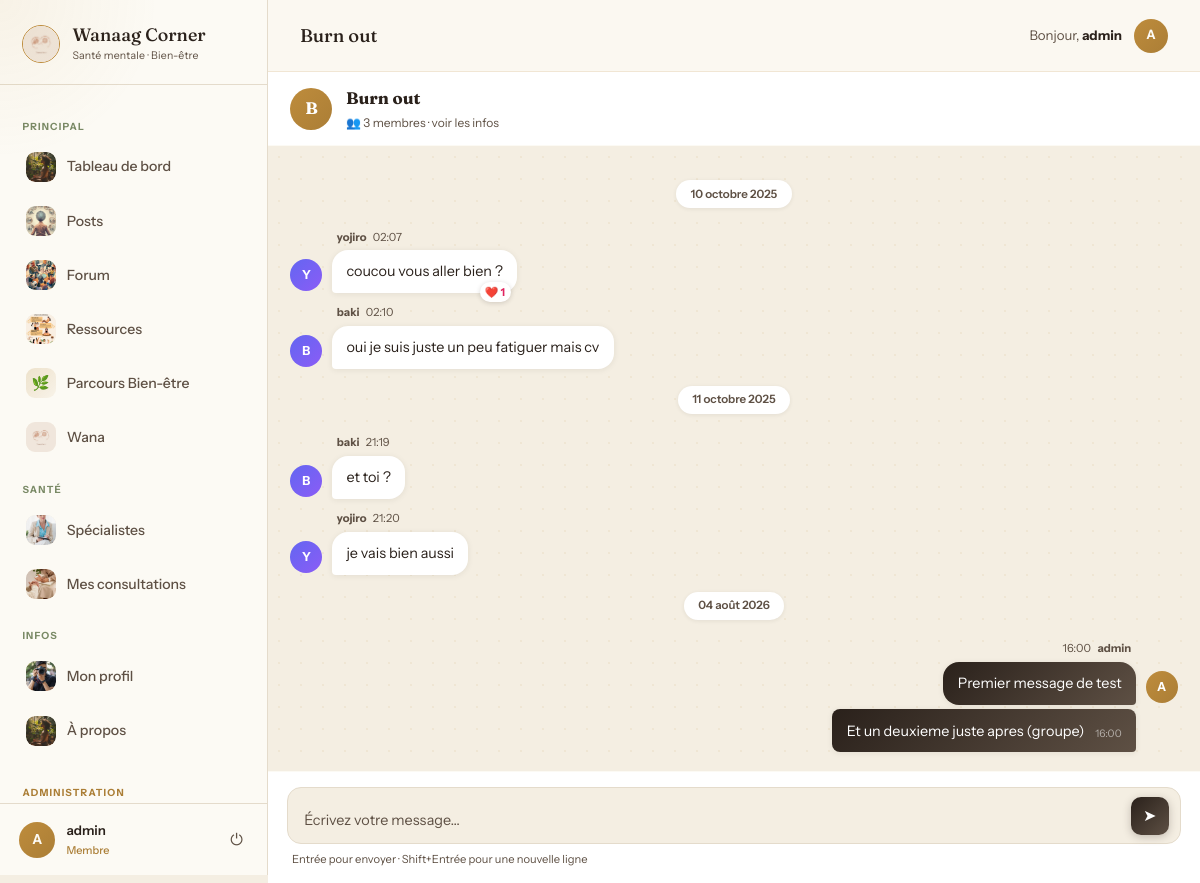
Screenshot of /forum/group/1/ (signed in) with the database file from the repository.
### application/models.py (models this page shows, shortened)
class CustomUser(AbstractUser):
    pseudonyme = models.CharField(max_length=50, unique=True)
    email = models.EmailField(unique=True)
    photo = models.ImageField(upload_to='profiles/', blank=True, null=True, verbose_name="Photo de profil")
    bio = models.TextField(blank=True, max_length=300, verbose_name="Bio")
    USERNAME_FIELD = 'email'
    REQUIRED_FIELDS = ['username', 'pseudonyme']
    class Meta:
        verbose_name = 'Utilisateur'
        verbose_name_plural = 'Utilisateurs'

class ForumGroup(models.Model):
    CATEGORY_CHOICES = [
        ('anxiete', '💭 Anxiété'),
        ('depression', '💙 Dépression'),
        ('meditation', '🧘 Méditation'),
        ('famille', '👨‍👩‍👧‍👦 Famille'),
        ('developpement', '🌱 Développement personnel'),
        ('stress', '⚡ Stress & Burn-out'),
        ('trauma', '🛡️ Trauma & PTSD'),
        ('sommeil', '🌙 Troubles du sommeil'),
        ('relations', '💞 Relations & Amour'),
        ('deuil', '🕊️ Deuil & Perte'),
        ('confiance', '⭐ Confiance en soi'),
        ('addiction', '🔗 Addictions'),
        ('colere', '🔥 Gestion de la colère'),
        ('solitude', '🫂 Solitude & Isolement'),
        ('identite', '🌍 Identité & Culture'),
        ('jeunes', '🎓 Santé mentale des jeunes'),
        ('spiritualite', '✨ Spiritualité & Foi'),
        ('alimentation', '🥗 Alimentation & Image du corps'),
    ]
    name = models.CharField(max_length=200, verbose_name="Nom du groupe")
    description = models.TextField(verbose_name="Description")
    category = models.CharField(max_length=50, choices=CATEGORY_CHOICES)
    creator = models.ForeignKey(settings.AUTH_USER_MODEL, on_delete=models.CASCADE, related_name='created_groups')
    members = models.ManyToManyField(settings.AUTH_USER_MODEL, related_name='joined_groups', blank=True)
    created_at = models.DateTimeField(auto_now_add=True)
    is_private = models.BooleanField(default=False)
    class Meta:
        ordering = ['-created_at']
        verbose_name = "Groupe de discussion"
        verbose_name_plural = "Groupes de discussion"

class GroupMessage(models.Model):
    group = models.ForeignKey(ForumGroup, on_delete=models.CASCADE, related_name='messages')
    sender = models.ForeignKey(settings.AUTH_USER_MODEL, on_delete=models.CASCADE)
    content = models.TextField(verbose_name="Message")
    created_at = models.DateTimeField(auto_now_add=True)
    is_deleted = models.BooleanField(default=False)
    likes = models.ManyToManyField(settings.AUTH_USER_MODEL, related_name='liked_messages', blank=True)
    class Meta:
        ordering = ['created_at']
        verbose_name = "Message"
        verbose_name_plural = "Messages"

### application/views.py (the view)
# urls.py: path('forum/group/<int:group_id>/', views.group_chat, name='group_chat'),
@login_required
def group_chat(request, group_id):
    group = get_object_or_404(ForumGroup, id=group_id)
    if request.user not in group.members.all():
        return redirect('forum_home')
    messages_list = list(
        group.messages.filter(is_deleted=False)
        .select_related('sender').prefetch_related('likes')
        .order_by('created_at')
    )
    today = timezone.localdate()
    yesterday = today - timedelta(days=1)
    chat_items = []
    prev_sender_id, prev_date, prev_time = None, None, None
    for msg in messages_list:
        msg_date = timezone.localtime(msg.created_at).date()
        is_new_day = msg_date != prev_date
        show_header = (
            is_new_day
            or msg.sender_id != prev_sender_id
            or (prev_time and (msg.created_at - prev_time).total_seconds() > 300)
        )
        if is_new_day:
            if msg_date == today:
                date_label = "Aujourd'hui"
            elif msg_date == yesterday:
                date_label = "Hier"
            else:
                date_label = None  # gabarit utilisera msg.created_at|date
        else:
            date_label = None
        msg_likes = list(msg.likes.all())
        chat_items.append({
            'msg': msg,
            'show_header': show_header,
            'is_new_day': is_new_day,
            'date_label': date_label,
            'nb_likes': len(msg_likes),
            'liked_by_me': request.user in msg_likes,
        })
        prev_sender_id, prev_date, prev_time = msg.sender_id, msg_date, msg.created_at
    status, created = GroupMemberStatus.objects.get_or_create(
        group=group,
        user=request.user
    )
    status.last_read_at = timezone.now()
    status.save()
    context = {
        'group': group,
        'chat_items': chat_items,
        'last_message_id': messages_list[-1].id if messages_list else 0,
        'members': group.members.all(),
    }
    return render(request, 'application/group_chat.html', context)

### application/templates/application/group_chat.html (shortened to what this page needs)
{% extends 'application/base.html' %}
{% load static %}
{% block page_title %}{{ group.name }}{% endblock %}
{% block content %}
<div class="chat-wrapper">
    <div class="chat-area">
        <div class="chat-topbar">
            <div class="chat-topbar-click" onclick="toggleGroupInfo()" title="Infos du groupe">
                <div class="chat-topbar-avatar">{{ group.name|first|upper }}</div>
                <div class="chat-topbar-info">
                    <div class="chat-topbar-title">{{ group.name }}</div>
                    <div class="chat-topbar-sub">👥 {{ members|length }} membre{{ members|length|pluralize }} · voir les infos</div>
                </div>
            </div>
        </div>
        <div class="messages-zone" id="messagesZone">
            {% if chat_items %}
                {% for item in chat_items %}
                {% if item.is_new_day %}
                <div class="date-sep"><span>{{ item.date_label|default_if_none:"" }}{% if not item.date_label %}{{ item.msg.created_at|date:"d F Y" }}{% endif %}</span></div>
                {% endif %}
                <div class="msg-row {% if item.msg.sender == request.user %}own{% endif %} {% if not item.show_header %}stacked{% endif %}" data-id="{{ item.msg.id }}">
                    <div class="msg-av">{% if item.show_header %}{{ item.msg.sender.pseudonyme|first|upper }}{% endif %}</div>
                    <div class="msg-body">
                        {% if item.show_header %}
                        <div class="msg-meta">
                            <span class="msg-author">{{ item.msg.sender.pseudonyme }}</span>
                            <span>{{ item.msg.created_at|date:"H:i" }}</span>
                        </div>
                        {% endif %}
                        <div class="msg-bubble" data-msg-id="{{ item.msg.id }}" onclick="handleBubbleTap(event, this)">
                            {{ item.msg.content }}
                            {% if not item.show_header %}<span class="msg-bubble-time">{{ item.msg.created_at|date:"H:i" }}</span>{% endif %}
                            <span class="msg-like-badge {% if item.nb_likes %}show{% endif %}" data-liked="{% if item.liked_by_me %}1{% else %}0{% endif %}">❤️ <span class="cnt">{{ item.nb_likes|default:"" }}</span></span>
                        </div>
                    </div>
                </div>
                {% endfor %}
            {% endif %}
        </div>
        <div class="input-zone">
            <div class="input-row" id="inputRow">
                <textarea
                    class="msg-textarea"
                    id="msgInput"
                    placeholder="Écrivez votre message…"
                    rows="1"
                    onkeydown="handleKey(event)"
                    oninput="autoResize(this)"
                ></textarea>
                <button class="send-btn" id="sendBtn" onclick="sendMessage()" title="Envoyer">➤</button>
            </div>
            <div class="input-hint">Entrée pour envoyer · Shift+Entrée pour une nouvelle ligne</div>
        </div>
    </div>
</div>
{% endblock %}

### application/templates/application/base.html (shortened to what this page needs)
{% load static %}
<!DOCTYPE html>
<html lang="fr">
<head>
</head>
<body>
{% if user.is_authenticated %}
<aside class="sidebar" id="sidebar">
    <div class="sidebar-header">
        <img src="{% static 'images/logo.jpg' %}" alt="Logo" class="sidebar-logo-img">
        <div>
            <div class="sidebar-brand-name">Wanaag Corner</div>
            <div class="sidebar-brand-sub">Santé mentale · Bien-être</div>
        </div>
    </div>
    <nav class="sidebar-nav">
        <div class="nav-label">Principal</div>
        <a href="{% url 'dashboard' %}" class="nav-item {% if request.resolver_match.url_name == 'dashboard' %}active{% endif %}">
            <span class="nav-icon"><img src="{% static 'images/espace-bien-etre.jpg' %}" alt=""></span> Tableau de bord
        </a>
        <a href="{% url 'posts_feed' %}" class="nav-item {% if request.resolver_match.url_name == 'posts_feed' %}active{% endif %}">
            <span class="nav-icon"><img src="{% static 'images/posts.jpg' %}" alt=""></span> Posts
        </a>
        <a href="{% url 'forum_home' %}" class="nav-item {% if 'forum' in request.resolver_match.url_name %}active{% endif %}">
            <span class="nav-icon"><img src="{% static 'images/forum.jpg' %}" alt=""></span> Forum
        </a>
        <a href="{% url 'ressources_home' %}" class="nav-item {% if 'ressource' in request.resolver_match.url_name %}active{% endif %}">
            <span class="nav-icon"><img src="{% static 'images/ressources.jpg' %}" alt=""></span> Ressources
        </a>
        <a href="{% url 'parcours_home' %}" class="nav-item {% if 'parcours' in request.resolver_match.url_name %}active{% endif %}">
            <span class="nav-icon" style="background:linear-gradient(135deg,rgba(190,140,60,.22),rgba(190,140,60,.06));border-radius:9px;display:flex;align-items:center;justify-content:center;font-size:.9rem;">🌿</span> Parcours Bien-être
        </a>
        <a href="{% url 'chatbot' %}" class="nav-item {% if request.resolver_match.url_name == 'chatbot' %}active{% endif %}" style="position:relative;">
            <span class="nav-icon"><img src="{% static 'images/logo.jpg' %}" alt=""></span>
            Wana
        </a>
        {% if not user.psychologue_profile %}
        <div class="nav-label">Santé</div>
        <a href="{% url 'psychologues_list' %}" class="nav-item {% if request.resolver_match.url_name == 'psychologues_list' or request.resolver_match.url_name == 'specialistes_categorie' %}active{% endif %}">
            <span class="nav-icon"><img src="{% static 'images/psychologue.jpg' %}" alt=""></span> Spécialistes
        </a>
        <a href="{% url 'mes_consultations' %}" class="nav-item {% if 'consultation' in request.resolver_match.url_name %}active{% endif %}">
            <span class="nav-icon"><img src="{% static 'images/consultation.jpg' %}" alt=""></span> Mes consultations
        </a>
        {% endif %}
        <div class="nav-label">Infos</div>
        <a href="{% url 'profile' %}" class="nav-item {% if request.resolver_match.url_name == 'profile' %}active{% endif %}">
            <span class="nav-icon">
                {% if user.photo %}<img src="{{ user.photo.url }}" alt="" style="width:100%;height:100%;object-fit:cover;border-radius:9px;">
                {% else %}<img src="{% static 'images/photo-de-profil.jpg' %}" alt="">{% endif %}
            </span> Mon profil
        </a>
        <a href="{% url 'about' %}" class="nav-item {% if request.resolver_match.url_name == 'about' %}active{% endif %}">
            <span class="nav-icon"><img src="{% static 'images/espace-bien-etre.jpg' %}" alt=""></span> À propos
        </a>
        {% if user.is_staff or user.is_superuser %}
        <div class="nav-label" style="color:var(--or-dark);margin-top:.8rem;">Administration</div>
        {% endif %}
    </nav>
    <div class="sidebar-user">
        <div class="avatar-sidebar">{{ user.pseudonyme|first|upper }}</div>
        <div class="sidebar-user-info">
            <div class="sidebar-user-name">{{ user.pseudonyme }}</div>
            <div class="sidebar-user-role">{% if user.psychologue_profile %}{{ user.psychologue_profile.icone_specialite }} {{ user.psychologue_profile.get_type_specialiste_display }}{% else %}Membre{% endif %}</div>
        </div>
        <form method="post" action="{% url 'logout' %}" style="margin:0;">
            <button type="submit" class="logout-btn" title="Déconnexion">⏻</button>
        </form>
    </div>
</aside>
<div class="app-main">
    <header class="app-topbar">
        <div class="topbar-left">
            <span class="topbar-title">{% block page_title %}Wanaag Corner{% endblock %}</span>
        </div>
        <div class="topbar-right">
            <span class="topbar-greeting">Bonjour, <strong>{{ user.pseudonyme }}</strong></span>
            <div class="avatar-topbar">{{ user.pseudonyme|first|upper }}</div>
        </div>
    </header>
    <div class="app-content">
{% endif %}
{% block content %}{% endblock %}
{% if user.is_authenticated %}
    </div>
</div>
{% endif %}
{% url 'chatbot' as wgtChatbotUrl %}
{% url 'group_chat' group.id as wgtGroupChatUrl %}
</body>
</html>

### rows the page displays
CustomUser: pseudonyme|first "A", pseudonyme "admin"
ForumGroup: name "Burn out", name|first "B"
GroupMessage: msg.created_at "10 octobre 2025", msg.sender.pseudonyme|first "Y", msg.sender.pseudonyme "yojiro", msg.created_at "02:07", msg.content "coucou vous aller bien ?", nb_likes "1"
GroupMessage: msg.sender.pseudonyme|first "B", msg.sender.pseudonyme "baki", msg.created_at "02:10", msg.content "oui je suis juste un peu fatiguer mais cv"
GroupMessage: msg.created_at "11 octobre 2025", msg.sender.pseudonyme|first "B", msg.sender.pseudonyme "baki", msg.created_at "21:19", msg.content "et toi ?"
GroupMessage: msg.sender.pseudonyme|first "Y", msg.sender.pseudonyme "yojiro", msg.created_at "21:20", msg.content "je vais bien aussi"
GroupMessage: msg.created_at "04 août 2026", msg.sender.pseudonyme|first "A", msg.sender.pseudonyme "admin", msg.created_at "16:00", msg.content "Premier message de test"
GroupMessage: msg.content "Et un deuxieme juste apres (groupe)", msg.created_at "16:00"

### other values shown
{{ members|length }} "3"
